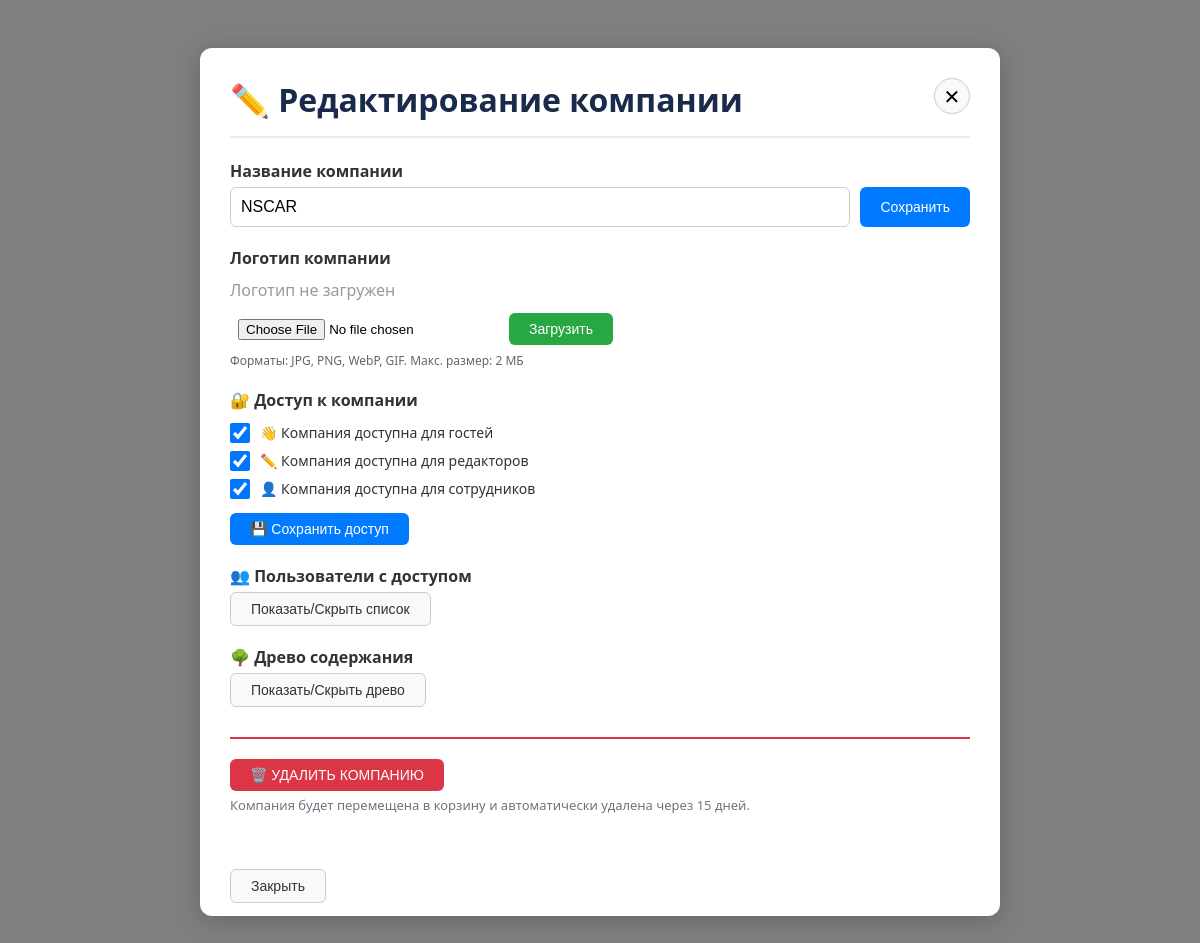
The page /edit_company.php?company_id=1 (signed in) on the database its author committed.
### tables this page shows
CREATE TABLE `companies` (
  `id` int(11) NOT NULL AUTO_INCREMENT,
  `name` varchar(255) NOT NULL,
  `description` text DEFAULT NULL,
  `is_public` tinyint(1) DEFAULT 0,
  `allow_editors` tinyint(1) DEFAULT 0,
  `allow_employees` tinyint(1) DEFAULT 0,
  `deleted` tinyint(1) DEFAULT 0,
  `deleted_at` datetime DEFAULT NULL,
  `logo` varchar(255) DEFAULT NULL,
  PRIMARY KEY (`id`)
);

### edit_company.php (the view, shortened to what this page needs)
<?php
require_once 'config.php';
$company_id = (int)($_POST['company_id'] ?? $_GET['company_id'] ?? 0);
$stmt = $mysqli->prepare("SELECT * FROM companies WHERE id = ?");
$stmt->bind_param("i", $company_id);
$stmt->execute();
$company = $stmt->get_result()->fetch_assoc();
$logo_path = $company['logo'] ?? '';
if ($logo_path && file_exists(__DIR__ . $logo_path)) {
    $logo_html = '<img src="' . htmlspecialchars($logo_path) . '" style="max-height:100px;max-width:200px;border:1px solid #ddd;border-radius:8px;padding:5px;">';
} else {
    $logo_html = '<span style="color:#999;">Логотип не загружен</span>';
}
$is_editor_checked = (int)($company['allow_editors'] ?? 0);
$is_employee_checked = (int)($company['allow_employees'] ?? 0);
?>
<!DOCTYPE html>
<html>
<head>
</head>
<body>
<div class="edit-container">
    <button class="close-btn" onclick="window.parent.closeModal()">✕</button>
    <h1>✏️ Редактирование компании</h1>
    <div class="field">
        <label>Название компании</label>
        <div style="display:flex; gap:10px;">
            <input type="text" id="company-name" value="<?= htmlspecialchars($company['name']) ?>" maxlength="100" style="flex:1;">
            <button class="btn btn-primary" onclick="saveName()">Сохранить</button>
        </div>
    </div>
    <div class="field">
        <label>Логотип компании</label>
        <div class="logo-preview" id="logo-preview"><?= $logo_html ?></div>
        <div style="display:flex; gap:10px; align-items:center; margin-top:10px;">
            <input type="file" id="logo-file" accept=".jpg,.jpeg,.png,.webp,.gif">
            <button class="btn btn-success" onclick="uploadLogo()">Загрузить</button>
        </div>
        <div style="font-size:12px;color:#666;margin-top:4px;">Форматы: JPG, PNG, WebP, GIF. Макс. размер: 2 МБ</div>
    </div>
    <div class="field">
        <label>🔐 Доступ к компании</label>
        <div style="margin-top:8px;">
            <div class="checkbox-row">
                <input type="checkbox" id="edit-company-public" <?= $company['is_public'] ? 'checked' : '' ?>>
                <label for="edit-company-public">👋 Компания доступна для гостей</label>
            </div>
            <div class="checkbox-row">
                <input type="checkbox" id="edit-company-editor" <?= $is_editor_checked ? 'checked' : '' ?>>
                <label for="edit-company-editor">✏️ Компания доступна для редакторов</label>
            </div>
            <div class="checkbox-row">
                <input type="checkbox" id="edit-company-employee" <?= $is_employee_checked ? 'checked' : '' ?>>
                <label for="edit-company-employee">👤 Компания доступна для сотрудников</label>
            </div>
            <button class="btn btn-primary" onclick="saveCompanyAccess()" style="margin-top:10px;">💾 Сохранить доступ</button>
        </div>
    </div>
    <div class="field">
        <label>👥 Пользователи с доступом</label>
        <button class="btn btn-outline" onclick="toggleAccess()">Показать/Скрыть список</button>
    </div>
    <div class="field">
        <label>🌳 Древо содержания</label>
        <button class="btn btn-outline" onclick="toggleTree()">Показать/Скрыть древо</button>
    </div>
    <div class="delete-section">
        <button class="btn btn-danger" onclick="showDeleteConfirm()">🗑️ УДАЛИТЬ КОМПАНИЮ</button>
        <p style="color:#6c757d; font-size:13px; margin-top:5px;">Компания будет перемещена в корзину и автоматически удалена через 15 дней.</p>
    </div>
    <br>
    <button class="btn btn-outline btn-close-modal" onclick="window.parent.closeModal()">Закрыть</button>
</div>
</body>
</html>

### edit_company.php (style rules this page uses)
* { box-sizing: border-box; }
body { font-family: 'Segoe UI', Arial, sans-serif; background: rgba(0,0,0,0.5); display: flex; justify-content: center; align-items: center; height: 100vh; margin: 0; padding: 20px; }
.edit-container { max-width: 800px; width: 100%; background: #fff; border-radius: 12px; padding: 30px; box-shadow: 0 4px 24px rgba(0,0,0,0.2); max-height: 90vh; overflow-y: auto; position: relative; }
.edit-container h1 { margin-top: 0; color: #1a2a4a; border-bottom: 2px solid #e9ecef; padding-bottom: 15px; }
.field { margin-bottom: 20px; }
.field label { font-weight: 600; display: block; margin-bottom: 5px; color: #333; }
.field input[type="text"] { width: 100%; padding: 10px; border: 1px solid #ccc; border-radius: 6px; font-size: 16px; }
.field input[type="file"] { padding: 8px; }
.btn { padding: 8px 20px; border: none; border-radius: 6px; cursor: pointer; font-size: 14px; transition: all 0.2s; }
.btn-primary { background: #007bff; color: #fff; }
.btn-success { background: #28a745; color: #fff; }
.btn-danger { background: #dc3545; color: #fff; }
.btn-outline { background: #f8f9fa; border: 1px solid #ccc; color: #333; }
.checkbox-row { display: flex; align-items: center; gap: 10px; padding: 4px 0; }
.checkbox-row input[type="checkbox"] { width: 20px; height: 20px; cursor: pointer; flex-shrink: 0; margin: 0; }
.checkbox-row label { margin: 0; cursor: pointer; font-weight: 500; font-size: 14px; color: #333; }
.delete-section { margin-top: 30px; padding-top: 20px; border-top: 2px solid #dc3545; }
.logo-preview { margin: 10px 0; }
.close-btn { position: sticky; top: 0; float: right; background: #f8f9fa; border: 1px solid #ccc; border-radius: 50%; width: 36px; height: 36px; font-size: 20px; cursor: pointer; line-height: 34px; text-align: center; }
.btn-close-modal { margin-top: 20px; }

### rows shown on the page
companies: name "NSCAR", is_public "☑", allow_editors "☑", allow_employees "☑"
